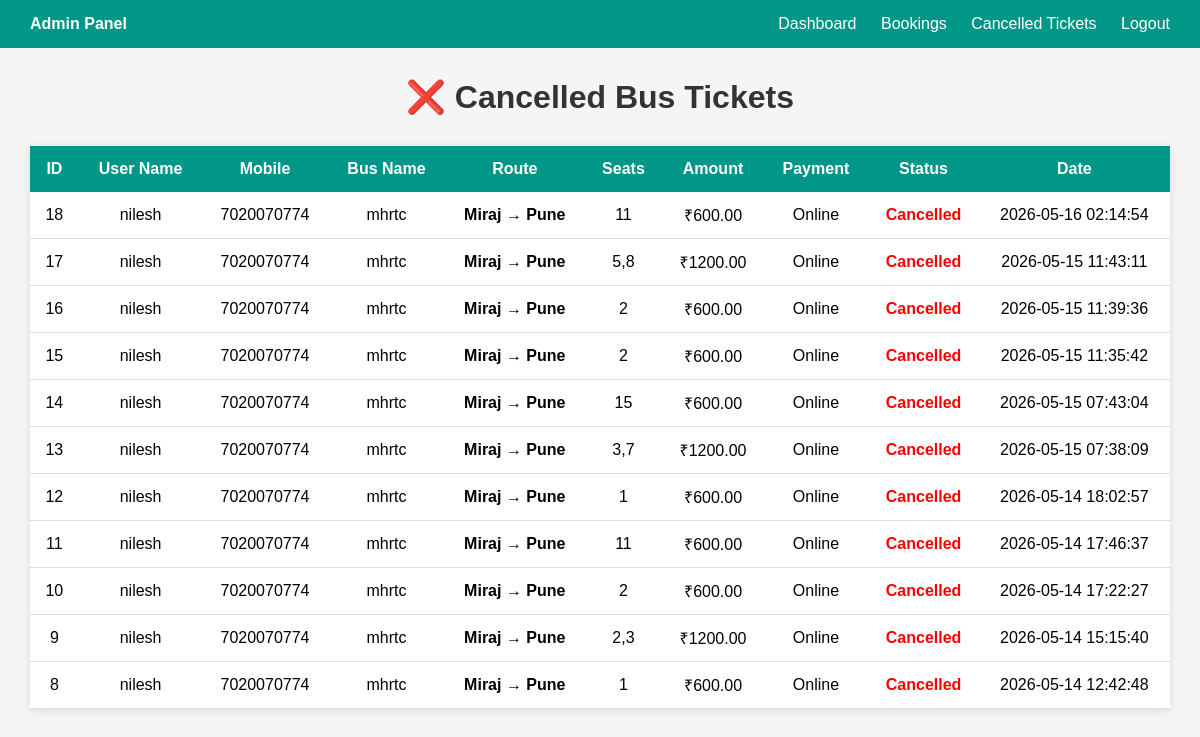
The app's page /admin_ticket.php (signed in) with its own data.
### tables this page shows
CREATE TABLE `bus_bookings` (
  `id` int(11) NOT NULL,
  `user_id` int(11) DEFAULT NULL,
  `bus_id` int(11) DEFAULT NULL,
  `journey_date` date DEFAULT NULL,
  `seats` varchar(255) DEFAULT NULL,
  `total_amount` decimal(10,2) DEFAULT NULL,
  `payment_status` enum('Pending','Paid') DEFAULT 'Pending',
  `booking_status` enum('Booked','Cancelled') DEFAULT 'Booked',
  `booking_date` timestamp NOT NULL DEFAULT current_timestamp()
);

CREATE TABLE `users` (
  `id` int(11) NOT NULL,
  `name` varchar(100) DEFAULT NULL,
  `mobile` varchar(10) DEFAULT NULL,
  `email` varchar(100) DEFAULT NULL,
  `password` varchar(255) DEFAULT NULL,
  `created_at` timestamp NOT NULL DEFAULT current_timestamp()
);

CREATE TABLE `buses` (
  `id` int(11) NOT NULL,
  `bus_name` varchar(100) DEFAULT NULL,
  `bus_number` varchar(50) DEFAULT NULL,
  `bus_type` varchar(50) DEFAULT NULL,
  `seat_type` varchar(50) DEFAULT NULL,
  `total_seats` int(11) DEFAULT NULL,
  `from_city` varchar(100) DEFAULT NULL,
  `to_city` varchar(100) DEFAULT NULL,
  `departure_time` time DEFAULT NULL,
  `arrival_time` time DEFAULT NULL,
  `price` decimal(10,2) DEFAULT NULL,
  `status` enum('Available','Unavailable') DEFAULT 'Available',
  `created_at` timestamp NOT NULL DEFAULT current_timestamp(),
  `available_seats` int(11) NOT NULL
);

### admin_ticket.php (the view, shortened to what this page needs)
<?php
include 'db.php';
$query = "SELECT
bus_bookings.*,
users.name,
users.mobile,
buses.bus_name,
buses.from_city,
buses.to_city
FROM bus_bookings
JOIN users
ON bus_bookings.user_id = users.id
JOIN buses
ON bus_bookings.bus_id = buses.id
WHERE
bus_bookings.booking_status='Cancelled'
OR
bus_bookings.booking_status='Cancelled'
ORDER BY bus_bookings.id DESC";
$result = mysqli_query($conn, $query);
?>
<!DOCTYPE html>
<html>
<head>
</head>
<body>
<div class="navbar">
<div>
    <b>Admin Panel</b>
</div>
<div>
<a href="admin-dashboard.php">
Dashboard
</a>
<a href="admin-bookings.php">
Bookings
</a>
<a href="cancelled-bookings.php">
Cancelled Tickets
</a>
<a href="logout.php">
Logout
</a>
</div>
</div>
<div class="container">
<h1>
❌ Cancelled Bus Tickets
</h1>
<table>
<tr>
<th>ID</th>
<th>User Name</th>
<th>Mobile</th>
<th>Bus Name</th>
<th>Route</th>
<th>Seats</th>
<th>Amount</th>
<th>Payment</th>
<th>Status</th>
<th>Date</th>
</tr>
<?php
if(mysqli_num_rows($result) > 0){
while($row = mysqli_fetch_assoc($result)){
?>
<tr>
<td>
<?php echo $row['id']; ?>
</td>
<td>
<?php echo htmlspecialchars($row['name']); ?>
</td>
<td>
<?php echo htmlspecialchars($row['mobile']); ?>
</td>
<td>
<?php echo htmlspecialchars($row['bus_name']); ?>
</td>
<td class="route">
<?php echo htmlspecialchars($row['from_city']); ?>
→
<?php echo htmlspecialchars($row['to_city']); ?>
</td>
<td>
<?php
echo htmlspecialchars(
$row['seat_number']
?? $row['seats']
?? 'N/A'
);
?>
</td>
<td>
₹<?php
echo htmlspecialchars(
$row['total_amount']
?? '0'
);
?>
</td>
<td>
<?php
echo htmlspecialchars(
$row['payment_method']
?? 'Online'
);
?>
</td>
<td class="cancel">
<?php
echo htmlspecialchars(
$row['booking_status']
?? $row['status']
?? 'Cancelled'
);
?>
</td>
<td>
<?php
echo htmlspecialchars(
$row['booking_date']
?? 'N/A'
);
?>
</td>
</tr>
<?php
}
} ?>
</table>
</div>
</body>
</html>

### admin_ticket.php (style rules this page uses)
body { font-family:Arial; background:#f5f5f5; margin:0; }
.navbar { background:#009688; color:white; padding:15px 30px; display:flex; justify-content:space-between; align-items:center; }
.navbar a { color:white; text-decoration:none; margin-left:20px; }
.container { width:95%; margin:30px auto; }
h1 { text-align:center; margin-bottom:30px; color:#333; }
table { width:100%; border-collapse:collapse; background:white; box-shadow:0 2px 10px rgba(0,0,0,0.1); }
table th { background:#009688; color:white; padding:14px; }
table td { padding:12px; border-bottom:1px solid #ddd; text-align:center; }
.cancel { color:red; font-weight:bold; }
.route { font-weight:bold; }

### records on screen
bus_bookings: id "18", user.name "nilesh", user.mobile "7020070774", bus.bus_name "mhrtc", bus.from_city "Miraj", bus.to_city "Pune", seats "11", total_amount "600.00", payment_method "Online", booking_status "Cancelled", booking_date "2026-05-16 02:14:54"
bus_bookings: id "17", user.name "nilesh", user.mobile "7020070774", bus.bus_name "mhrtc", bus.from_city "Miraj", bus.to_city "Pune", seats "5,8", total_amount "1200.00", payment_method "Online", booking_status "Cancelled", booking_date "2026-05-15 11:43:11"
bus_bookings: id "16", user.name "nilesh", user.mobile "7020070774", bus.bus_name "mhrtc", bus.from_city "Miraj", bus.to_city "Pune", seats "2", total_amount "600.00", payment_method "Online", booking_status "Cancelled", booking_date "2026-05-15 11:39:36"
bus_bookings: id "15", user.name "nilesh", user.mobile "7020070774", bus.bus_name "mhrtc", bus.from_city "Miraj", bus.to_city "Pune", seats "2", total_amount "600.00", payment_method "Online", booking_status "Cancelled", booking_date "2026-05-15 11:35:42"
bus_bookings: id "14", user.name "nilesh", user.mobile "7020070774", bus.bus_name "mhrtc", bus.from_city "Miraj", bus.to_city "Pune", seats "15", total_amount "600.00", payment_method "Online", booking_status "Cancelled", booking_date "2026-05-15 07:43:04"
bus_bookings: id "13", user.name "nilesh", user.mobile "7020070774", bus.bus_name "mhrtc", bus.from_city "Miraj", bus.to_city "Pune", seats "3,7", total_amount "1200.00", payment_method "Online", booking_status "Cancelled", booking_date "2026-05-15 07:38:09"
bus_bookings: id "12", user.name "nilesh", user.mobile "7020070774", bus.bus_name "mhrtc", bus.from_city "Miraj", bus.to_city "Pune", seats "1", total_amount "600.00", payment_method "Online", booking_status "Cancelled", booking_date "2026-05-14 18:02:57"
bus_bookings: id "11", user.name "nilesh", user.mobile "7020070774", bus.bus_name "mhrtc", bus.from_city "Miraj", bus.to_city "Pune", seats "11", total_amount "600.00", payment_method "Online", booking_status "Cancelled", booking_date "2026-05-14 17:46:37"
bus_bookings: id "10", user.name "nilesh", user.mobile "7020070774", bus.bus_name "mhrtc", bus.from_city "Miraj", bus.to_city "Pune", seats "2", total_amount "600.00", payment_method "Online", booking_status "Cancelled", booking_date "2026-05-14 17:22:27"
bus_bookings: id "9", user.name "nilesh", user.mobile "7020070774", bus.bus_name "mhrtc", bus.from_city "Miraj", bus.to_city "Pune", seats "2,3", total_amount "1200.00", payment_method "Online", booking_status "Cancelled", booking_date "2026-05-14 15:15:40"
bus_bookings: id "8", user.name "nilesh", user.mobile "7020070774", bus.bus_name "mhrtc", bus.from_city "Miraj", bus.to_city "Pune", seats "1", total_amount "600.00", payment_method "Online", booking_status "Cancelled", booking_date "2026-05-14 12:42:48"
